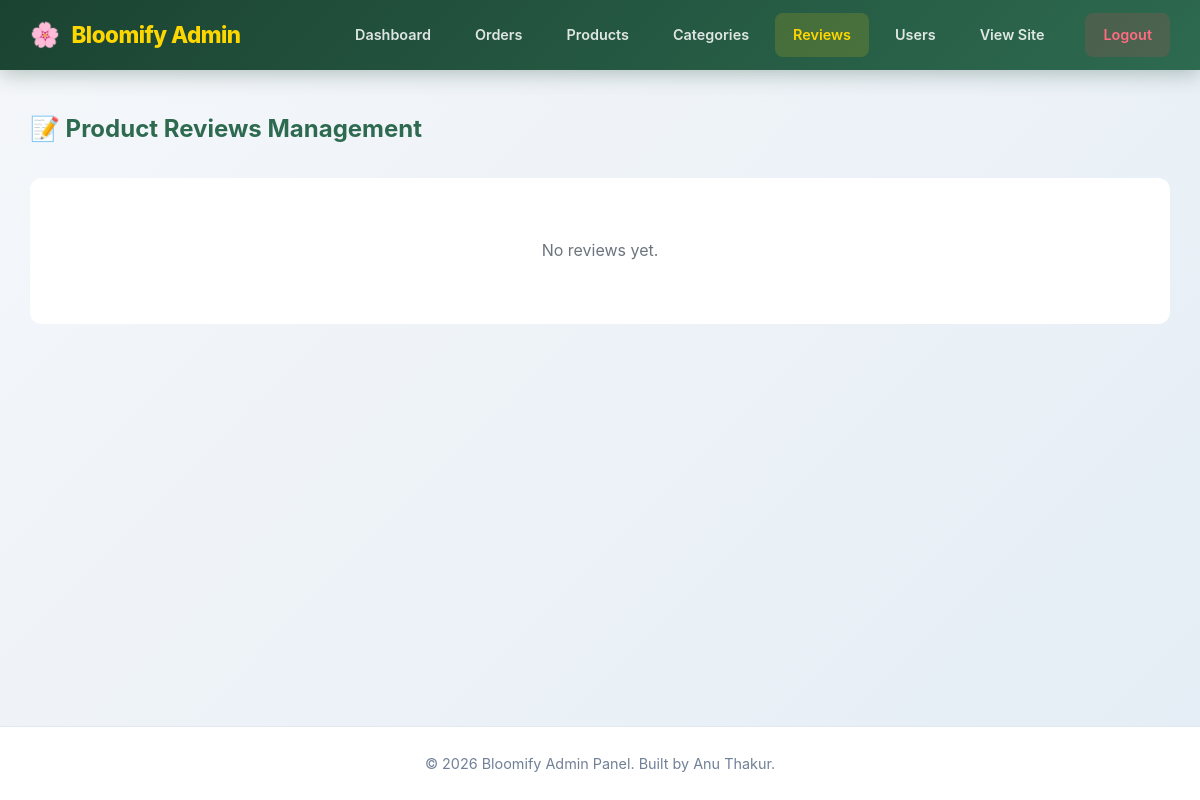
/admin/reviews.php (signed in), run on an earlier commit of the app's database.
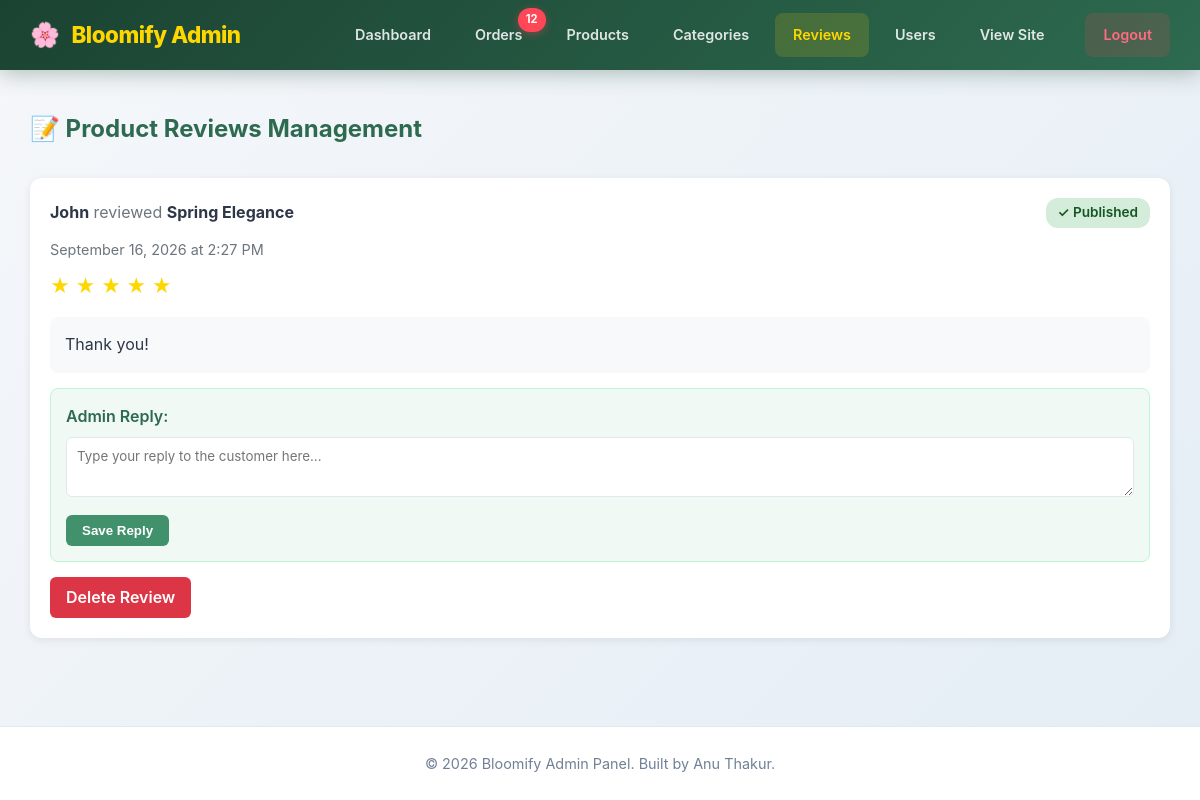
And on a later commit of the database.
### tables this page shows
CREATE TABLE `reviews` (
  `id` int(11) NOT NULL,
  `product_id` int(11) NOT NULL,
  `user_id` int(11) NOT NULL,
  `rating` int(11) NOT NULL CHECK (`rating` >= 1 and `rating` <= 5),
  `comment` text DEFAULT NULL,
  `admin_reply` text DEFAULT NULL,
  `status` enum('pending','approved','rejected') DEFAULT 'approved',
  `created_at` timestamp NOT NULL DEFAULT current_timestamp()
);

CREATE TABLE `users` (
  `id` int(11) NOT NULL,
  `name` varchar(100) NOT NULL,
  `email` varchar(100) NOT NULL,
  `password` varchar(255) NOT NULL,
  `phone` varchar(20) DEFAULT NULL,
  `address` text DEFAULT NULL,
  `role` enum('user','admin') DEFAULT 'user',
  `created_at` timestamp NOT NULL DEFAULT current_timestamp()
);

CREATE TABLE `products` (
  `id` int(11) NOT NULL,
  `category_id` int(11) DEFAULT NULL,
  `name` varchar(200) NOT NULL,
  `description` text DEFAULT NULL,
  `price` decimal(10,2) NOT NULL,
  `stock` int(11) NOT NULL DEFAULT 0,
  `stock_quantity` int(11) DEFAULT 0,
  `image` varchar(255) DEFAULT NULL,
  `status` enum('active','inactive') DEFAULT 'active',
  `created_at` timestamp NOT NULL DEFAULT current_timestamp(),
  `updated_at` timestamp NOT NULL DEFAULT current_timestamp() ON UPDATE current_timestamp()
);

### admin/reviews.php (the view, shortened to what this page needs)
<?php
require_once __DIR__ . '/includes/admin-auth.php';
require_once __DIR__ . '/includes/admin-header.php';
$sql = "SELECT r.*, p.name as product_name, u.name as user_name
        FROM reviews r
        JOIN products p ON r.product_id = p.id
        JOIN users u ON r.user_id = u.id
        ORDER BY r.created_at DESC";
$reviews = $conn->query($sql);
?>
<h2 style="color: #2d6a4f; margin-bottom: 30px;">📝 Product Reviews Management</h2>
<?php if ($reviews->num_rows > 0): ?>
    <?php while($review = $reviews->fetch_assoc()): ?>
        <div class="review-card">
            <div class="review-header">
                <div>
                    <strong><?php echo htmlspecialchars($review['user_name']); ?></strong>
                    <span style="color: #6c757d;">reviewed</span>
                    <strong><?php echo htmlspecialchars($review['product_name']); ?></strong>
                </div>
                <span class="published-badge">✓ Published</span>
            </div>
            <div class="review-meta">
                <?php echo date('F d, Y \a\t g:i A', strtotime($review['created_at'])); ?>
            </div>
            <div class="review-stars">
                <?php for($i = 1; $i <= 5; $i++): ?>
                    <?php if($i <= $review['rating']): ?>★<?php else: ?>☆<?php endif; ?>
                <?php endfor; ?>
            </div>
            <div class="review-comment">
                <?php echo nl2br(htmlspecialchars($review['comment'])); ?>
            </div>
            <form method="POST" action="reviews.php">
                <div class="admin-reply-box">
                    <label style="font-weight: 600; color: #2d6a4f; display: block; margin-bottom: 8px;">Admin Reply:</label>
                    <textarea name="admin_reply" placeholder="Type your reply to the customer here..."><?php echo htmlspecialchars($review['admin_reply']); ?></textarea>
                    <button type="submit" class="btn-save-reply">Save Reply</button>
                </div>
            </form>
            <div class="action-buttons">
                <a href="?action=delete&id=<?php echo $review['id']; ?>" class="btn-delete" onclick="return confirm('Are you sure you want to delete this review?');">
                     Delete Review
                </a>
            </div>
        </div>
    <?php endwhile; ?>
<?php else: ?>
    <p style="text-align: center; padding: 60px; color: #6c757d; background: white; border-radius: 12px;">No reviews yet.</p>
<?php endif; ?>
<?php require_once __DIR__ . '/includes/admin-footer.php'; ?>

### admin/includes/admin-header.php (shortened to what this page needs)
<!DOCTYPE html>
<html lang="en">
<head>
    <link rel="stylesheet" href="<?php echo SITE_URL; ?>/assets/css/style.css">
    <link rel="stylesheet" href="<?php echo SITE_URL; ?>/admin/assets/css/admin.css">
</head>
<body class="admin-body">
<?php
$new_orders_sql = "SELECT COUNT(*) as cnt FROM orders WHERE payment_status = 'pending' OR delivery_status = 'pending'";
$new_orders_result = $conn->query($new_orders_sql);
$new_orders_count = $new_orders_result->fetch_assoc()['cnt'];
?>
<header class="admin-header">
    <div class="admin-header-content">
        <div class="admin-logo">
            <span style="font-size: 1.5rem;">🌸</span>
            <span>Bloomify Admin</span>
        </div>
        <nav class="admin-nav">
            <a href="<?php echo SITE_URL; ?>/admin/index.php" class="<?php echo basename($_SERVER['PHP_SELF']) == 'index.php' ? 'active' : ''; ?>">Dashboard</a>
            <a href="<?php echo SITE_URL; ?>/admin/orders.php" class="<?php echo basename($_SERVER['PHP_SELF']) == 'orders.php' ? 'active' : ''; ?>">
                Orders
                <?php if ($new_orders_count > 0): ?>
                    <span class="notification-badge"><?php echo $new_orders_count; ?></span>
                <?php endif; ?>
            </a>
            <a href="<?php echo SITE_URL; ?>/admin/products.php" class="<?php echo basename($_SERVER['PHP_SELF']) == 'products.php' ? 'active' : ''; ?>">Products</a>
            <a href="<?php echo SITE_URL; ?>/admin/categories.php" class="<?php echo basename($_SERVER['PHP_SELF']) == 'categories.php' ? 'active' : ''; ?>">Categories</a>
            <a href="<?php echo SITE_URL; ?>/admin/reviews.php" class="<?php echo basename($_SERVER['PHP_SELF']) == 'reviews.php' ? 'active' : ''; ?>">Reviews</a>
            <a href="<?php echo SITE_URL; ?>/admin/users.php" class="<?php echo basename($_SERVER['PHP_SELF']) == 'users.php' ? 'active' : ''; ?>">Users</a>
            <a href="<?php echo SITE_URL; ?>/index.php" target="_blank">View Site</a>
            <a href="<?php echo SITE_URL; ?>/logout.php" class="admin-logout">Logout</a>
        </nav>
    </div>
</header>
<main class="admin-container">

What changed in the data, as far as the page shows it:
added reviews: user.name "John", product.name "Spring Elegance", created_at "September 16, 2026 at 2:27 PM", rating 5 (drawn), comment "Thank you!"
Also different on the page:
$new_orders_count: (not shown) → "12"
text no longer shown: "No reviews yet."
